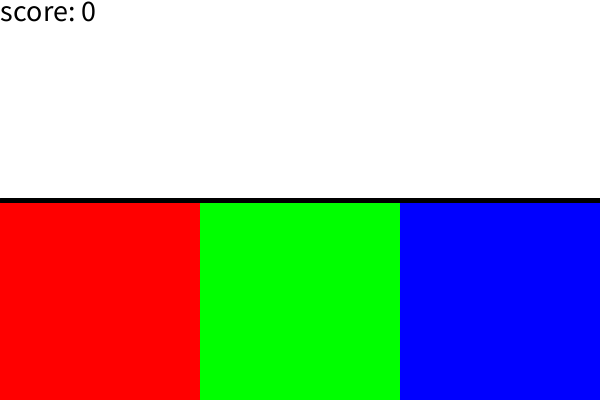
Frame 1 (no input)
Frame 60 (the mouse pressed at the canvas centre just before this capture): identical to frame 1, image omitted
Frame 120 (the mouse held since frame 60 and released just before this capture): identical to frame 1, image omitted

The Processing sketch that drew this single still picture (run headless with seeded random() and noise(); from frame 60 on, the mouse is pressed at the canvas centre):

// Processing sketch: tileGame
// ── tileGame.pde
/*
  This program will run a simple game to be played as follows:

    The screen will be split in half vertically. The top area
    will be white, and the bottom will be split into 3 euqally
    sized colored areas (red, green, blue).

    A colored square wil appear in the white area. You will
    have to drag the tile into the bottom area with the same color
    before the timer runs out.

    If you succeed, the timer will reset and a new square, but
    slightly smalelr, will appear.

    You get a point for each square you move before the timer
    runs out.

    The game ends if the timer runs out before you get the square to
    the correct destination.

    This assignment is broken up into 4 parts.

    PART 0: Create the Tile class, have a tile appear in the driver.

    Part 1: Display the score and timer, have the timer decrease
            every second, when the timer reachers 0 have the game
            "end".
            This does not involve interacting with the Tile class.

    Part 2: Allow the user to select and move the Tile.
            This will involve modifying the Tile class and event
            listeners in the driver.

    Part 3:

*/

/* ===================
  You should not add any new global
  variables, but you will need to interact
  with each of these.
  =================== */
Tile piece; //The tile to be moved around
int tileSize; //The size for new Tiles
int zoneSize; //The width of each color zone
int redZone; //The left x coordinate of the red zone
int greenZone; //The left x coordinate of the blue zone
int blueZone; //The left x coordinate of the green zone
int zoneTop; //The top edge of the color zone
int score; //The score
int timer; //Timer should represent number of seconds remaining
boolean playing; //true or false depending on the state of the game


/* ===================
  You should not modify setup
  =================== */
void setup() {
  size(600, 400);
  frameRate(60); //important to know for accurate timing.

  //set the variables for the colored area of the screen.
  //you should not modify these variables, but you will
  //need them in Parts 0 and 3
  zoneSize = width/3;
  redZone = 0;
  zoneTop = 200;
  greenZone = zoneSize;
  blueZone = zoneSize * 2;

  /* PART 0
    Sets up the changing elements of the game.
    See reset() definition below.
  */
  reset();
}//setup

/* ===================
  You will need to slightly modify draw
  to complete PART 0.

  PART 1 is entirely in draw()
  =================== */
void draw() {
  background(255);
  drawBoard();

  //PART 0
  //uncomment this once you've completed PART 0.
  //piece.display();

  //Text setup, leave alone.
  textSize(30);
  fill(0);
  textAlign(LEFT, TOP);
  text("score: " + score, 0, 0);

  //align to disply timer/game over, do not change
  textAlign(RIGHT, TOP);

  /* PART 1
    If playing is true:
      Display the timer value
      Every second (check frameRate in setup)
        decrease timer by 1.
      If the timer reaches 0:
        set playing to false
    If playing is not true
      Display "game over" in place of the timer.
  */



}//draw

/* ===================
  reset()
  You do not need to modify this function.
 =================== */
void reset() {
  timer = 5; //timer is set to 5 seconds
  playing = true; //game is active
  score = 0; //no score yet
  tileSize = 100; //initial tile size

  /* PART 0
    After completing the Tile class,
    write makeTile, defined below.
  */
  makeTile();
}//reset

/* PART 0
  ===================
  makeTile()

  Use the Tile constructor to initialize
  piece to a new tile that will be at a random
  position in the white area of the screen.
  The size of the tile should be tileSize, and
  the entire Tile should be in the white area
  (no part of it should be in the colored zone)
 =================== */
void makeTile() {

}//makeTile



/* PART 2
  FIRST: Complete the select() method in the
  Tile class.
  ===================
  mousePressed()

  If playing is true, call the select() method
  on piece, using the current mouse coordinates.
 =================== */
void mousePressed() {

}//mousePressed


/* PART 2
  FIRST: Complete the setXY() method in the
  Tile class.
  ===================
  mouseDragged()

  If playing is true, call the setXY() method
  on piece, using the current mouse coordinates.
 =================== */
void mouseDragged() {

}//mouseDragged

/* PART 2 & 3
  ===================
  mouseDragged()

  PART 2:
    If playing is true, and piece is currenly
    selected, set the selected field in piece to
    false.

  PART 3:
    FIRST: Write checkZone below

    SECOND: Call checkZone using the mouse position
      If checkZone returns true:
        Increase score by 1.
        Decrease tileSize by 5.
        Call makeTile()
        Reset timer to 5.
 =================== */
void mouseReleased() {

}//mouseReleased


/* PART 3
  ===================
  checkZone(x, y)

  (x, y) will be the mouse position when
  the mouse has been released. This method should
  return:
    true if (x, y) is in the correct color zone
    for pice.
    false otherwise

  You will need to use the color value field
  of piece, as well as the global zone variabels.
 =================== */
boolean checkZone(int x, int y) {
  return false;
}//checkZone


/* ===================
  You should not modify drawBoard
  =================== */
void drawBoard() {
  noStroke();
  fill(255, 0, 0);
  rect(redZone, zoneTop, zoneSize, height - zoneTop);
  fill(0, 255, 0);
  rect(greenZone, zoneTop, zoneSize, height - zoneTop);
  fill(0, 0, 255);
  rect(blueZone, zoneTop, zoneSize, height - zoneTop);
  stroke(0);
  strokeWeight(5);
  line(0, zoneTop, width, zoneTop);
}//drawBoard

// ── Tile.pde
/* PART 0
  Complete the Tile class as described below.
  A Tile will always be a square.
*/

class Tile {

  /* PART 0
  ===================
  Fields: A Tile object should be able to store:
  The (x, y) position of its top, left corner.
  The length of its sides.
  An integer value in the range [0, 2]
  ===================*/

  /* PART 0
  ===================
   Constructor:
   Set position fields to the provided parameters.
   Set size field to s, but do not set it to
        a value less than 10.
   Set value to a random integer in the range [0, 2]
  =================== */
  Tile(int x, int y, int s) {

  }//constructor

  /* PART 0
  ===================
   display()
   Draw a square of size tsize at (tx, ty).
   Set the fill color based on value:
   0: red
   1: green
   2: blue
   =================== */
  void display() {

  }//display



  //DO NOT MOVE UNTIL UNTIL COMPLETING PART 1
  /* PART 2
  ===================
   select(x, y)
   This will determine if (x, y) is within the shape
   of the square of the calling tile, and allow
   the tile to be moved.

   First, add three new instance variables:
    1. A boolean value to represent if the Tile
      has been seleted.
    2. (x, y) will be mouse coordinates which may
       be anywhere inside the Tile. Since the position
       of the tile is based on its top-left corner,
       we need to keep track of the diferences between
       (x, y) and the position of the tile.

      Add two fields that will store
      the difference between the parameters (x, y)
      and the instance variables representing the
      position of the corner of the Tile.

   Sets the boolean instance variable to true or
   false based on if (x, y) is within the Tile.

   If that is true, set the new coordiante fields
   as described above.
   =================== */
  void select(int x, int y) {

  }//select

  /* PART 2
  ===================
   setXY(x, y)

   If the boolean field used to determine that
   the tile has ben selected is true:
      Change the position of the tile based on the
      provided arguments.
      (x, y) will be mouse coordinates, that may not
      represent the top-left corner of the tile. Use
      the new instance variables added for the
      select() methods to move the Tile correctly.
   =================== */
  void setXY(int x, int y) {

  }//setXY

}//Tile
